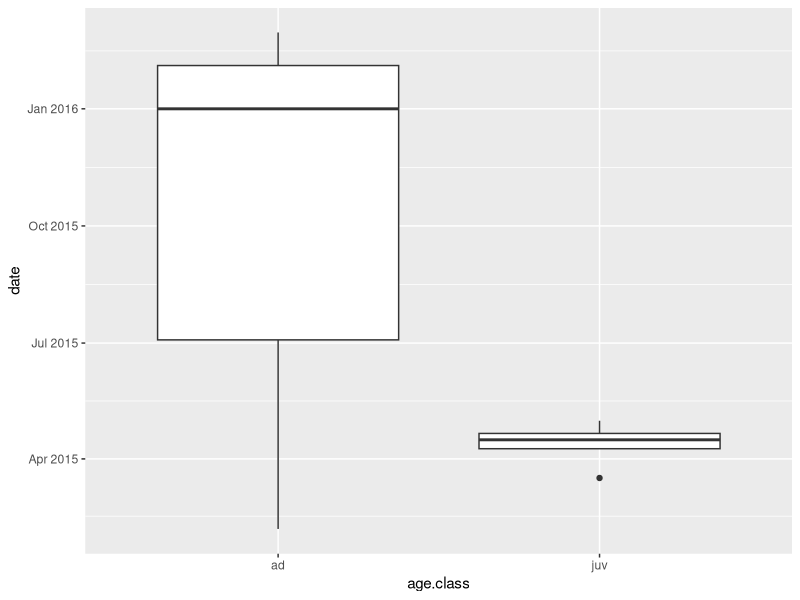

Recreate this plot in R.
## ---- chunk 1
knitr::opts_chunk$set(echo = TRUE)
## ---- chunk 2
library(ggplot2)
date.numeric <- c(98,105,110,120,75,35,200,167,365,425,400,398)
age.class <- c("juv","juv","juv","juv","juv","ad","ad","ad","ad","ad","ad","ad")
mytable <- data.frame(date.numeric,age.class)

mytable$date <- (as.Date(date.numeric,origin = "2015/1/1"))
ggplot(mytable, aes(x=age.class, y=date)) +
  geom_boxplot()
